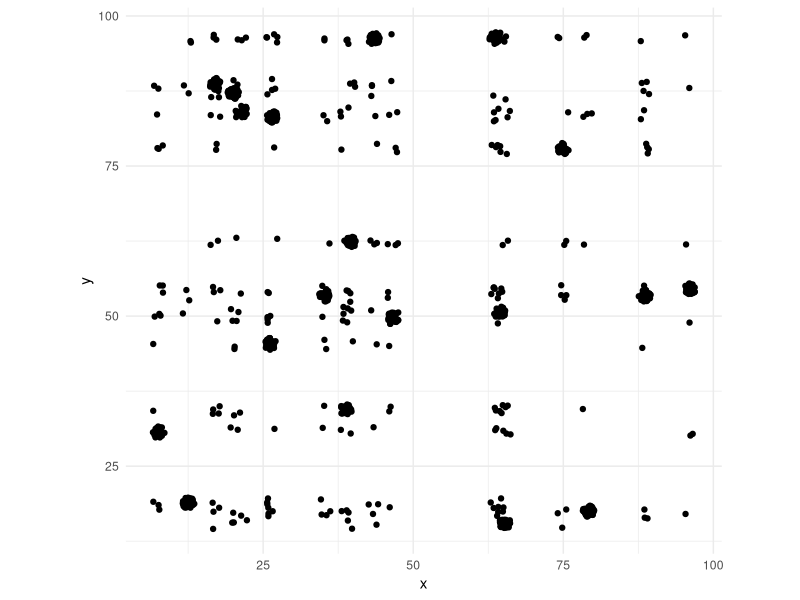

Generate this figure with R:
###########################function requirements##########################################################

library("spatstat")
library("dplyr")
library("ggplot2")
library("ggthemes")

######################parameters for landscape generation##################################################
hosts <- 888 # number of hosts
dim <- 100 # dimension of the landscape

radiusCluster<-1
lambdaParent<-.2
lambdaDaughter<-30
randmod<-0

##################################landscape generation#####################################################
numbparents<-rpois(1,lambdaParent*dim)

xxParent<-runif(numbparents,0+radiusCluster,dim-radiusCluster)
yyParent<-runif(numbparents,0+radiusCluster,dim-radiusCluster)

numbdaughter<-rpois(numbparents,(lambdaDaughter))
sumdaughter<-sum(numbdaughter)



thetaLandscape<-2*pi*runif(sumdaughter)

rho<-radiusCluster*sqrt(runif(sumdaughter))



xx0=rho*cos(thetaLandscape)
yy0=rho*sin(thetaLandscape)


xx<-rep(xxParent,numbdaughter)
yy<-rep(yyParent,numbdaughter)

xx<-xx+xx0

yy<-yy+yy0
cds<-data.frame(xx,yy)
is_outlier<-function(x){
  x > dim| x < 0
}
cds<-cds[!(is_outlier(cds$xx)|is_outlier(cds$yy)),]
while (nrow(cds)<hosts){
  dif<-hosts-nrow(cds)
  extraparentxx<-sample(xxParent,dif,replace = TRUE)
  extraparentyy<-sample(yyParent,dif,replace = TRUE)
  extrathetaLandscape<-2*pi*runif(dif)
  extrarho<-radiusCluster*sqrt(runif(dif))
  newextracoodsxx<-extrarho*cos(extrathetaLandscape)
  newextracoodsyy<-extrarho*sin(extrathetaLandscape)
  extraxx<-extraparentxx+newextracoodsxx
  extrayy<-extraparentyy+newextracoodsyy
  cdsextra<-data.frame(xx=extraxx,yy=extrayy)
  cds<-rbind(cds,cdsextra)
}

sampleselect<-sample(1:nrow(cds),hosts,replace=F)
cds<-cds%>%slice(sampleselect)

randfunction<-function(x){
  x<-runif(length(x),0,dim)
}
randselect<-sample(1:nrow(cds),floor(hosts*randmod),replace=F)
cds[randselect,]<-apply(cds[randselect,],1,randfunction)

landscape<-ppp(x=cds$xx,y=cds$yy,window=owin(xrange=c(0,dim),yrange=c(0,dim)))

####################################plotting and analysis####################################################

data <- data.frame(x=landscape$x, y=landscape$y, id=1:hosts)
ggplot(data,aes(x=x,y=y))+geom_point()+theme_minimal()+
  coord_fixed(ratio = 1, xlim = NULL, ylim = NULL, expand = TRUE, clip = "on")
